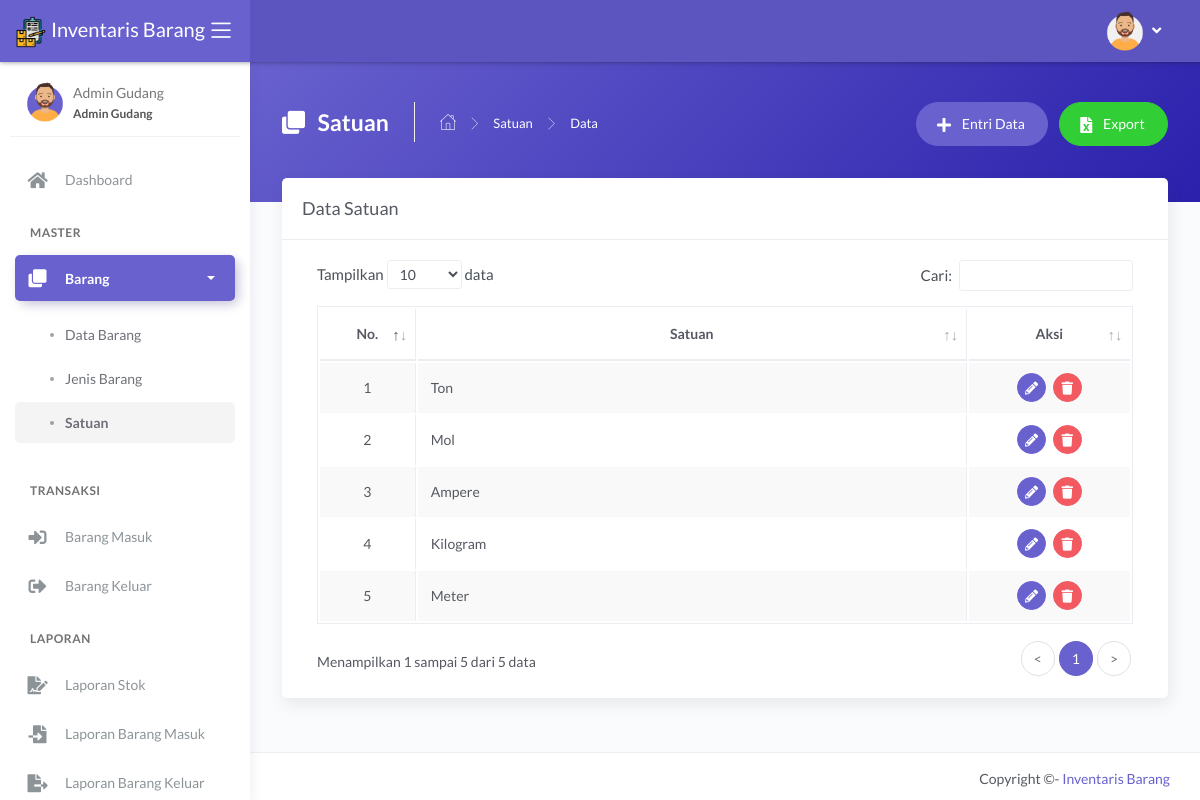
The page /main.php?module=satuan (signed in) on the database its author committed.
### tables this page shows
CREATE TABLE `tbl_satuan` (
  `id_satuan` int(11) NOT NULL,
  `nama_satuan` varchar(30) NOT NULL
);

### modules/satuan/tampil_data.php (the view, shortened to what this page needs)
<?php
if (basename($_SERVER['PHP_SELF']) === basename(__FILE__)) {
  header('location: 404.html');
}
else {
?>
  <div class="panel-header bg-secondary-gradient">
    <div class="page-inner py-45">
      <div class="d-flex align-items-left align-items-md-top flex-column flex-md-row">
        <div class="page-header text-white">
          <h4 class="page-title text-white"><i class="fas fa-clone mr-2"></i> Satuan</h4>
          <ul class="breadcrumbs">
            <li class="nav-home"><a href="?module=dashboard"><i class="flaticon-home text-white"></i></a></li>
            <li class="separator"><i class="flaticon-right-arrow"></i></li>
            <li class="nav-item"><a href="?module=satuan" class="text-white">Satuan</a></li>
            <li class="separator"><i class="flaticon-right-arrow"></i></li>
            <li class="nav-item"><a>Data</a></li>
          </ul>
        </div>
        <div class="ml-md-auto py-2 py-md-0">
          <a href="?module=form_entri_satuan" class="btn btn-secondary btn-round mr-2">
            <span class="btn-label"><i class="fa fa-plus mr-2"></i></span> Entri Data
          </a>
          <a href="modules/satuan/export.php" class="btn btn-success btn-round">
            <span class="btn-label"><i class="fa fa-file-excel mr-2"></i></span> Export
          </a>
        </div>
      </div>
    </div>
  </div>
  <div class="page-inner mt--5">
    <div class="card">
      <div class="card-header">
        <div class="card-title">Data Satuan</div>
      </div>
      <div class="card-body">
        <div class="table-responsive">
          <table id="basic-datatables" class="display table table-bordered table-striped table-hover">
            <thead>
              <tr>
                <th class="text-center">No.</th>
                <th class="text-center">Satuan</th>
                <th class="text-center">Aksi</th>
              </tr>
            </thead>
            <tbody>
              <?php
              $no = 1;
              $query = mysqli_query($mysqli, "SELECT * FROM tbl_satuan ORDER BY id_satuan DESC")
                                              or die('Ada kesalahan pada query tampil data : ' . mysqli_error($mysqli));
              while ($data = mysqli_fetch_assoc($query)) { ?>
                <tr>
                  <td width="30" class="text-center"><?php echo $no++; ?></td>
                  <td width="300"><?php echo $data['nama_satuan']; ?></td>
                  <td width="70" class="text-center">
                    <div>
                      <a href="?module=form_ubah_satuan&id=<?php echo $data['id_satuan']; ?>" class="btn btn-icon btn-round btn-secondary btn-sm mr-md-1" data-toggle="tooltip" data-placement="top" title="Ubah">
                        <i class="fas fa-pencil-alt fa-sm"></i>
                      </a>
                      <a href="modules/satuan/proses_hapus.php?id=<?php echo $data['id_satuan']; ?>" onclick="return confirm('Anda yakin ingin menghapus data satuan <?php echo $data['nama_satuan']; ?>?')" class="btn btn-icon btn-round btn-danger btn-sm" data-toggle="tooltip" data-placement="top" title="Hapus">
                        <i class="fas fa-trash fa-sm"></i>
                      </a>
                    </div>
                  </td>
                </tr>
              <?php } ?>
            </tbody>
          </table>
        </div>
      </div>
    </div>
  </div>
<?php } ?>

### rows shown on the page
tbl_satuan: nama_satuan "Ton"
tbl_satuan: nama_satuan "Mol"
tbl_satuan: nama_satuan "Ampere"
tbl_satuan: nama_satuan "Kilogram"
tbl_satuan: nama_satuan "Meter"

### other values the page prints
$_SESSION['nama_user'] "Admin Gudang"
$_SESSION['hak_akses'] "Admin Gudang"
